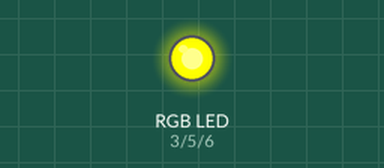
The sketch below on a simulated Arduino Uno, built with avr-gcc and run on an emulated ATmega328P. Parts: an RGB LED mixed from three pins (HIGH = lit).

Above: at 0.1 s.
Timing chart, 0 to 1.6 s (numbered marks = the images above):
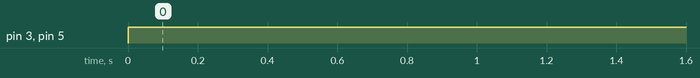

The sketch:

ArduinoRGBController.ino
```cpp
#include "src/controller/Controller.h"
#include "src/color/Color.h"

#define BAUDRATE 9600
#define PIN_RED 3
#define PIN_GREEN 5
#define PIN_BLUE 6

using namespace ArduinoRGB;

void setup()
{
    configure_led_pins();
    Serial.begin(BAUDRATE);
    Controller::toggle_power();

    // Setup the "threads"

}

void configure_led_pins()
{
    pinMode(PIN_RED, OUTPUT);
    pinMode(PIN_GREEN, OUTPUT);
    pinMode(PIN_BLUE, OUTPUT);
}

void loop()
{
    //Color::set_color(255,0,0);
    //Controller::set_led();
    Color::set_color(0,0,255);
    Controller::set_led();
    /*
    Color::set_color(255,0,0);
    Controller::set_led();
    Color::set_color(255,0,0);
    Controller::set_led();
    */
}
```

Color.h
```cpp
#pragma once

namespace ArduinoRGB {

class Color {
private:
    static float red;
    static float green;
    static float blue;

public:
    static const uint8_t MAX_VALUE;// = 255;
    static const uint8_t MIN_VALUE;// = 0;

private: static float validate_value(float value) {
    if (value > Color::MAX_VALUE) {
        value = Color::MAX_VALUE;
    } else if (value < Color::MIN_VALUE) {
        value = Color::MIN_VALUE;
    }
    return value;
}

public: static void set_red(float red) {
    Color::red = Color::validate_value(red);
}

public: static void set_green(float green) {
    Color::green = Color::validate_value(green);
}

public: static void set_blue(float blue) {
    Color::blue = Color::validate_value(blue);
}

public: static void set_color(float red, float green, float blue) {
    Color::set_red(red);
    Color::set_green(green);
    Color::set_blue(blue);
}

public: static float get_red() {
    return Color::red;
}

public: static float get_green() {
    return Color::green;
}

public: static float get_blue() {
    return Color::blue;
}
};

float Color::red = 0;
float Color::green = 0;
float Color::blue = 0;

const uint8_t Color::MAX_VALUE = 255;
const uint8_t Color::MIN_VALUE = 0;
} /* ArduinoRGB */
```

Controller.h
```cpp
#pragma once

#include "../led/Led.h"
#include "Arduino.h"

namespace ArduinoRGB {

class Controller {

private:
    static bool powerstate;

public: static void toggle_power() {
    Controller::powerstate = !powerstate;
}

public: static bool get_power_state() {
    return Controller::powerstate;
}

public: static void set_led() {
    Led::set_color(Controller::powerstate);
}
};
bool Controller::powerstate = false;
} /* ArduinoRGB */
```

Led.h
```cpp
#pragma once

#include "../color/Color.h"

namespace ArduinoRGB {

class Led {

private:
    static const uint8_t PIN_RED = 3;
    static const uint8_t PIN_GREEN = 5;
    static const uint8_t PIN_BLUE = 6;

    static uint8_t max_value;
    static uint8_t min_value;

public: static void set_color(bool powerstate) {
    //If the LED's should light up or not
    if (powerstate) {
        //map() is used for PWM because otherwise off = x < 128 and on = x > 128
        analogWrite(Led::PIN_RED, Led::get_value(Color::get_red()));
        analogWrite(Led::PIN_GREEN, Led::get_value(Color::get_green()));
        analogWrite(Led::PIN_BLUE, Led::get_value(Color::get_blue()));
    } else {
        analogWrite(Led::PIN_RED, Led::max_value);
        analogWrite(Led::PIN_GREEN, Led::max_value);
        analogWrite(Led::PIN_BLUE, Led::max_value);
    }
}

private: static float get_value(float color_value) {
    float value = Led::max_value - map(color_value, Led::min_value,
        Led::max_value, Led::min_value, Led::max_value);
    return value;
}
};
uint8_t Led::max_value = Color::MAX_VALUE;
uint8_t Led::min_value = Color::MIN_VALUE;

} /* ArduinoRGB */
```

Measured:
- by itself, pin 3 (PIN_RED), pin 5 (PIN_GREEN): LOW → HIGH at 0.00 s
